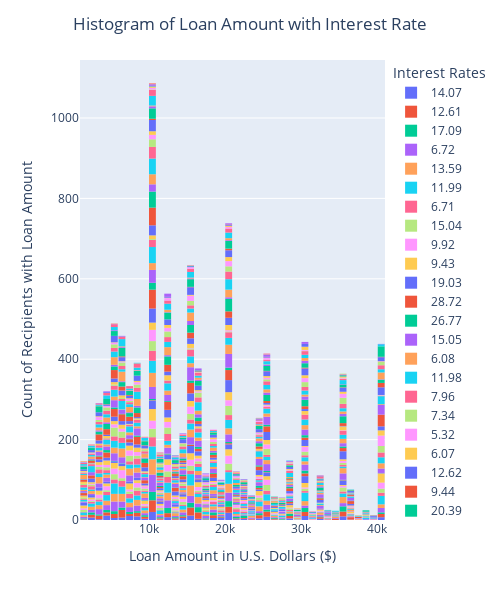

Notebook code cell kept with this figure:
### Markdown cell above
**Problem 2** Try to make your own bar plot of one of the other categorical columns. Add some categorical fill or facets. See how fancy you can make your graph. Make sure it is also still really informative.

### Code cell
fig = px.histogram(DF,
            x='loan_amount',
            color='interest_rate')

fig.update_traces(dict(marker_line_width=0))
fig.update_layout(bargap=0.1,
                  title='Histogram of Loan Amount with Interest Rate',
                  title_x=0.5,
                  xaxis_title="Loan Amount in U.S. Dollars ($)",
                  yaxis_title="Count of Recipients with Loan Amount",
                  legend_title="Interest Rates",
                  autosize=True,
                  height=600,
                  width=500)
fig.show()

### Figure 1 — Plotly figure (JSON) as saved in the notebook; plotly's stock layout.template omitted (floating-point values rounded to 4 significant figures; data arrays with more than 128 entries replaced by an {"elided": "..."} marker saying what was removed)
{"data": [{"bingroup": "x", "hovertemplate": "interest_rate=14.07<br>loan_amount=%{x}<br>count=%{y}<extra></extra>", "legendgroup": "14.07", "marker": {"color": "#636efa", "line": {"width": 0}, "pattern": {"shape": ""}}, "name": "14.07", "orientation": "v", "showlegend": true, "type": "histogram", "x": {"elided": "183 int values"}, "xaxis": "x", "yaxis": "y"}, {"bingroup": "x", "hovertemplate": "interest_rate=12.61<br>loan_amount=%{x}<br>count=%{y}<extra></extra>", "legendgroup": "12.61", "marker": {"color": "#EF553B", "line": {"width": 0}, "pattern": {"shape": ""}}, "name": "12.61", "orientation": "v", "showlegend": true, "type": "histogram", "x": {"elided": "264 int values"}, "xaxis": "x", "yaxis": "y"}, {"bingroup": "x", "hovertemplate": "interest_rate=17.09<br>loan_amount=%{x}<br>count=%{y}<extra></extra>", "legendgroup": "17.09", "marker": {"color": "#00cc96", "line": {"width": 0}, "pattern": {"shape": ""}}, "name": "17.09", "orientation": "v", "showlegend": true, "type": "histogram", "x": {"elided": "195 int values"}, "xaxis": "x", "yaxis": "y"}, {"bingroup": "x", "hovertemplate": "interest_rate=6.72<br>loan_amount=%{x}<br>count=%{y}<extra></extra>", "legendgroup": "6.72", "marker": {"color": "#ab63fa", "line": {"width": 0}, "pattern": {"shape": ""}}, "name": "6.72", "orientation": "v", "showlegend": true, "type": "histogram", "x": {"elided": "312 int values"}, "xaxis": "x", "yaxis": "y"}, {"bingroup": "x", "hovertemplate": "interest_rate=13.59<br>loan_amount=%{x}<br>count=%{y}<extra></extra>", "legendgroup": "13.59", "marker": {"color": "#FFA15A", "line": {"width": 0}, "pattern": {"shape": ""}}, "name": "13.59", "orientation": "v", "showlegend": true, "type": "histogram", "x": {"elided": "347 int values"}, "xaxis": "x", "yaxis": "y"}, {"bingroup": "x", "hovertemplate": "interest_rate=11.99<br>loan_amount=%{x}<br>count=%{y}<extra></extra>", "legendgroup": "11.99", "marker": {"color": "#19d3f3", "line": {"width": 0}, "pattern": {"shape": ""}}, "name": "11.99", "orientation": "v", "showlegend": true, "type": "histogram", "x": {"elided": "376 int values"}, "xaxis": "x", "yaxis": "y"}, {"bingroup": "x", "hovertemplate": "interest_rate=6.71<br>loan_amount=%{x}<br>count=%{y}<extra></extra>", "legendgroup": "6.71", "marker": {"color": "#FF6692", "line": {"width": 0}, "pattern": {"shape": ""}}, "name": "6.71", "orientation": "v", "showlegend": true, "type": "histogram", "x": {"elided": "192 int values"}, "xaxis": "x", "yaxis": "y"}, {"bingroup": "x", "hovertemplate": "interest_rate=15.04<br>loan_amount=%{x}<br>count=%{y}<extra></extra>", "legendgroup": "15.04", "marker": {"color": "#B6E880", "line": {"width": 0}, "pattern": {"shape": ""}}, "name": "15.04", "orientation": "v", "showlegend": true, "type": "histogram", "x": {"elided": "199 int values"}, "xaxis": "x", "yaxis": "y"}, {"bingroup": "x", "hovertemplate": "interest_rate=9.92<br>loan_amount=%{x}<br>count=%{y}<extra></extra>", "legendgroup": "9.92", "marker": {"color": "#FF97FF", "line": {"width": 0}, "pattern": {"shape": ""}}, "name": "9.92", "orientation": "v", "showlegend": true, "type": "histogram", "x": {"elided": "248 int values"}, "xaxis": "x", "yaxis": "y"}, {"bingroup": "x", "hovertemplate": "interest_rate=9.43<br>loan_amount=%{x}<br>count=%{y}<extra></extra>", "legendgroup": "9.43", "marker": {"color": "#FECB52", "line": {"width": 0}, "pattern": {"shape": ""}}, "name": "9.43", "orientation": "v", "showlegend": true, "type": "histogram", "x": {"elided": "280 int values"}, "xaxis": "x", "yaxis": "y"}, {"bingroup": "x", "hovertemplate": "interest_rate=19.03<br>loan_amount=%{x}<br>count=%{y}<extra></extra>", "legendgroup": "19.03", "marker": {"color": "#636efa", "line": {"width": 0}, "pattern": {"shape": ""}}, "name": "19.03", "orientation": "v", "showlegend": true, "type": "histogram", "x": {"elided": "197 int values"}, "xaxis": "x", "yaxis": "y"}, {"bingroup": "x", "hovertemplate": "interest_rate=28.72<br>loan_amount=%{x}<br>count=%{y}<extra></extra>", "legendgroup": "28.72", "marker": {"color": "#EF553B", "line": {"width": 0}, "pattern": {"shape": ""}}, "name": "28.72", "orientation": "v", "showlegend": true, "type": "histogram", "x": [30000, 32000, 16000, 28000, 30000, 18000, 20000, 24000, 15000, 15000, 30000, 11000, 28000, 30000, 15000, 10000, 30000, 20000, 24450, 24000, 14000, 12000, 20000, 30000, 17000, 28900, 25000, 24000, 30000, 28000, 35000], "xaxis": "x", "yaxis": "y"}, {"bingroup": "x", "hovertemplate": "interest_rate=26.77<br>loan_amount=%{x}<br>count=%{y}<extra></extra>", "legendgroup": "26.77", "marker": {"color": "#00cc96", "line": {"width": 0}, "pattern": {"shape": ""}}, "name": "26.77", "orientation": "v", "showlegend": true, "type": "histogram", "x": [5000, 20000, 26000, 28000, 21600, 24000, 21000, 30000, 16000, 30000, 20000, 20700, 12000, 25000, 25000, 10000, 10000, 30000, 10000, 28600, 11200, 30000, 14500, 24000, 30000, 23000, 35000, 12800, 6100, 24750, 24000, 30000, 27300, 15000, 30000, 24875, 25000, 9100], "xaxis": "x", "yaxis": "y"}, {"bingroup": "x", "hovertemplate": "interest_rate=15.05<br>loan_amount=%{x}<br>count=%{y}<extra></extra>", "legendgroup": "15.05", "marker": {"color": "#ab63fa", "line": {"width": 0}, "pattern": {"shape": ""}}, "name": "15.05", "orientation": "v", "showlegend": true, "type": "histogram", "x": {"elided": "304 int values"}, "xaxis": "x", "yaxis": "y"}, {"bingroup": "x", "hovertemplate": "interest_rate=6.08<br>loan_amount=%{x}<br>count=%{y}<extra></extra>", "legendgroup": "6.08", "marker": {"color": "#FFA15A", "line": {"width": 0}, "pattern": {"shape": ""}}, "name": "6.08", "orientation": "v", "showlegend": true, "type": "histogram", "x": {"elided": "277 int values"}, "xaxis": "x", "yaxis": "y"}, {"bingroup": "x", "hovertemplate": "interest_rate=11.98<br>loan_amount=%{x}<br>count=%{y}<extra></extra>", "legendgroup": "11.98", "marker": {"color": "#19d3f3", "line": {"width": 0}, "pattern": {"shape": ""}}, "name": "11.98", "orientation": "v", "showlegend": true, "type": "histogram", "x": {"elided": "255 int values"}, "xaxis": "x", "yaxis": "y"}, {"bingroup": "x", "hovertemplate": "interest_rate=7.96<br>loan_amount=%{x}<br>count=%{y}<extra></extra>", "legendgroup": "7.96", "marker": {"color": "#FF6692", "line": {"width": 0}, "pattern": {"shape": ""}}, "name": "7.96", "orientation": "v", "showlegend": true, "type": "histogram", "x": {"elided": "211 int values"}, "xaxis": "x", "yaxis": "y"}, {"bingroup": "x", "hovertemplate": "interest_rate=7.34<br>loan_amount=%{x}<br>count=%{y}<extra></extra>", "legendgroup": "7.34", "marker": {"color": "#B6E880", "line": {"width": 0}, "pattern": {"shape": ""}}, "name": "7.34", "orientation": "v", "showlegend": true, "type": "histogram", "x": {"elided": "243 int values"}, "xaxis": "x", "yaxis": "y"}, {"bingroup": "x", "hovertemplate": "interest_rate=5.32<br>loan_amount=%{x}<br>count=%{y}<extra></extra>", "legendgroup": "5.32", "marker": {"color": "#FF97FF", "line": {"width": 0}, "pattern": {"shape": ""}}, "name": "5.32", "orientation": "v", "showlegend": true, "type": "histogram", "x": {"elided": "234 int values"}, "xaxis": "x", "yaxis": "y"}, {"bingroup": "x", "hovertemplate": "interest_rate=6.07<br>loan_amount=%{x}<br>count=%{y}<extra></extra>", "legendgroup": "6.07", "marker": {"color": "#FECB52", "line": {"width": 0}, "pattern": {"shape": ""}}, "name": "6.07", "orientation": "v", "showlegend": true, "type": "histogram", "x": {"elided": "202 int values"}, "xaxis": "x", "yaxis": "y"}, {"bingroup": "x", "hovertemplate": "interest_rate=12.62<br>loan_amount=%{x}<br>count=%{y}<extra></extra>", "legendgroup": "12.62", "marker": {"color": "#636efa", "line": {"width": 0}, "pattern": {"shape": ""}}, "name": "12.62", "orientation": "v", "showlegend": true, "type": "histogram", "x": {"elided": "333 int values"}, "xaxis": "x", "yaxis": "y"}, {"bingroup": "x", "hovertemplate": "interest_rate=9.44<br>loan_amount=%{x}<br>count=%{y}<extra></extra>", "legendgroup": "9.44", "marker": {"color": "#EF553B", "line": {"width": 0}, "pattern": {"shape": ""}}, "name": "9.44", "orientation": "v", "showlegend": true, "type": "histogram", "x": {"elided": "367 int values"}, "xaxis": "x", "yaxis": "y"}, {"bingroup": "x", "hovertemplate": "interest_rate=20.39<br>loan_amount=%{x}<br>count=%{y}<extra></extra>", "legendgroup": "20.39", "marker": {"color": "#00cc96", "line": {"width": 0}, "pattern": {"shape": ""}}, "name": "20.39", "orientation": "v", "showlegend": true, "type": "histogram", "x": [28000, 20000, 35000, 15000, 10000, 36000, 18000, 14000, 21000, 1000, 10000, 30000, 20000, 25000, 33750, 30400, 10000, 32000, 10000, 15000, 11000, 15000, 26600, 8500, 10000, 12800, 3600, 10000, 16000, 15000, 14000, 10000, 10500, 14000, 30000, 15000, 11200, 10000, 20000, 10000, 21000, 18000, 17575, 25000, 10000, 3500, 8400, 4000, 10000, 4000, 35000, 19000, 16000, 24000, 20000, 16000, 10000, 35000, 5000, 30000, 8200, 10000, 14000, 24000, 16800, 4800, 25000, 10000, 30000, 30000, 4200, 10000, 24000, 28000, 28225, 20000, 11000, 4000, 16000, 20000, 15000, 5475, 4000, 12000, 5000, 28000, 25000, 10800, 5750, 35000, 7000, 13200, 6400], "xaxis": "x", "yaxis": "y"}, {"bingroup": "x", "hovertemplate": "interest_rate=9.93<br>loan_amount=%{x}<br>count=%{y}<extra></extra>", "legendgroup": "9.93", "marker": {"color": "#ab63fa", "line": {"width": 0}, "pattern": {"shape": ""}}, "name": "9.93", "orientation": "v", "showlegend": true, "type": "histogram", "x": {"elided": "390 int values"}, "xaxis": "x", "yaxis": "y"}, {"bingroup": "x", "hovertemplate": "interest_rate=21.45<br>loan_amount=%{x}<br>count=%{y}<extra></extra>", "legendgroup": "21.45", "marker": {"color": "#FFA15A", "line": {"width": 0}, "pattern": {"shape": ""}}, "name": "21.45", "orientation": "v", "showlegend": true, "type": "histogram", "x": {"elided": "172 int values"}, "xaxis": "x", "yaxis": "y"}, {"bingroup": "x", "hovertemplate": "interest_rate=10.42<br>loan_amount=%{x}<br>count=%{y}<extra></extra>", "legendgroup": "10.42", "marker": {"color": "#19d3f3", "line": {"width": 0}, "pattern": {"shape": ""}}, "name": "10.42", "orientation": "v", "showlegend": true, "type": "histogram", "x": {"elided": "346 int values"}, "xaxis": "x", "yaxis": "y"}, {"bingroup": "x", "hovertemplate": "interest_rate=18.06<br>loan_amount=%{x}<br>count=%{y}<extra></extra>", "legendgroup": "18.06", "marker": {"color": "#FF6692", "line": {"width": 0}, "pattern": {"shape": ""}}, "name": "18.06", "orientation": "v", "showlegend": true, "type": "histogram", "x": {"elided": "176 int values"}, "xaxis": "x", "yaxis": "y"}, {"bingroup": "x", "hovertemplate": "interest_rate=22.91<br>loan_amount=%{x}<br>count=%{y}<extra></extra>", "legendgroup": "22.91", "marker": {"color": "#B6E880", "line": {"width": 0}, "pattern": {"shape": ""}}, "name": "22.91", "orientation": "v", "showlegend": true, "type": "histogram", "x": [20000, 15000, 1000, 15000, 39600, 10000, 16000, 1000, 17550, 2700, 14800, 40000, 5575, 4000, 9600, 6000, 10000, 32000, 12900, 15000, 6500, 20000, 6650, 1000, 5000, 7100, 5000, 8000], "xaxis": "x", "yaxis": "y"}, {"bingroup": "x", "hovertemplate": "interest_rate=30.79<br>loan_amount=%{x}<br>count=%{y}<extra></extra>", "legendgroup": "30.79", "marker": {"color": "#FF97FF", "line": {"width": 0}, "pattern": {"shape": ""}}, "name": "30.79", "orientation": "v", "showlegend": true, "type": "histogram", "x": [20600, 25000, 25000, 20000, 25000, 40000, 15000, 25000, 20300, 35500, 18750], "xaxis": "x", "yaxis": "y"}, {"bingroup": "x", "hovertemplate": "interest_rate=17.47<br>loan_amount=%{x}<br>count=%{y}<extra></extra>", "legendgroup": "17.47", "marker": {"color": "#FECB52", "line": {"width": 0}, "pattern": {"shape": ""}}, "name": "17.47", "orientation": "v", "showlegend": true, "type": "histogram", "x": [1925, 9600, 2400, 30000, 16000, 12000, 5000, 15000, 5000, 28000, 4000, 15000, 10000, 13500, 20000, 35000, 18000, 8800, 11200, 12000, 20000, 24000, 20000, 10000, 28500, 12000, 5000, 12000, 1800, 35000, 20000, 35000, 20000, 3000, 22000, 10000, 18000, 27575, 14000, 4000, 16000, 4800, 20000, 24000, 8000, 12000, 36000, 25000, 10000, 12000, 12950, 7550, 5000, 5000, 15825, 16000, 20000, 20000, 3000, 20000, 4000, 1500, 30000, 6000, 1800, 15000, 14000, 30000, 30000, 15000, 35000, 15000, 15500, 18000, 15000, 4000, 1500, 10000, 28000, 29000, 30000, 35000, 3000, 20000, 30000, 12000, 8000, 16000, 30000, 5000, 20000, 9600, 15000, 12000, 35000, 12500, 30000, 12000, 35000, 6000, 10000, 24000, 27625, 9000, 35000, 20000, 35000, 30000, 13000, 10000, 20000, 19300, 6000, 6800, 35000, 15000, 10000, 6000, 3000, 12000, 10800, 6000, 25000, 24000], "xaxis": "x", "yaxis": "y"}, {"bingroup": "x", "hovertemplate": "interest_rate=5.31<br>loan_amount=%{x}<br>count=%{y}<extra></extra>", "legendgroup": "5.31", "marker": {"color": "#636efa", "line": {"width": 0}, "pattern": {"shape": ""}}, "name": "5.31", "orientation": "v", "showlegend": true, "type": "histogram", "x": {"elided": "188 int values"}, "xaxis": "x", "yaxis": "y"}, {"bingroup": "x", "hovertemplate": "interest_rate=7.97<br>loan_amount=%{x}<br>count=%{y}<extra></extra>", "legendgroup": "7.97", "marker": {"color": "#EF553B", "line": {"width": 0}, "pattern": {"shape": ""}}, "name": "7.97", "orientation": "v", "showlegend": true, "type": "histogram", "x": {"elided": "274 int values"}, "xaxis": "x", "yaxis": "y"}, {"bingroup": "x", "hovertemplate": "interest_rate=14.08<br>loan_amount=%{x}<br>count=%{y}<extra></extra>", "legendgroup": "14.08", "marker": {"color": "#00cc96", "line": {"width": 0}, "pattern": {"shape": ""}}, "name": "14.08", "orientation": "v", "showlegend": true, "type": "histogram", "x": {"elided": "318 int values"}, "xaxis": "x", "yaxis": "y"}, {"bingroup": "x", "hovertemplate": "interest_rate=19.42<br>loan_amount=%{x}<br>count=%{y}<extra></extra>", "legendgroup": "19.42", "marker": {"color": "#ab63fa", "line": {"width": 0}, "pattern": {"shape": ""}}, "name": "19.42", "orientation": "v", "showlegend": true, "type": "histogram", "x": [10450, 10000, 15000, 2500, 24000, 18000, 30000, 10000, 9600, 32000, 20000, 35000, 15000, 10000, 35000, 24000, 10000, 7000, 16000, 8000, 25000, 29900, 4600, 15000, 16000, 10000, 10000, 24000, 30000, 5000, 32400, 13000, 15000, 10000, 14000, 8000, 15800, 4475, 7000, 15000, 18000, 25000, 25825, 5000, 6000, 30000, 15000, 15000, 13000, 10000, 3025, 40000, 10000, 4200, 10000, 25000, 5000, 24000, 8000, 20000, 10000, 10000, 14500, 12000, 16000, 32200, 35000, 35000, 36250, 20000, 10000, 16500, 6000, 23000, 8500, 35000, 22050, 30000, 30000, 20000, 3000, 16000, 5000, 10000, 2000, 16000, 22000, 25000, 24000, 10000, 18000, 27250, 1500, 15000, 16000, 12000, 30000, 3600, 33900, 12000, 14000, 30000, 15000, 9600, 35000, 25000, 4000, 16000, 10000, 29825, 10000, 30000, 18000, 38000], "xaxis": "x", "yaxis": "y"}, {"bingroup": "x", "hovertemplate": "interest_rate=10.91<br>loan_amount=%{x}<br>count=%{y}<extra></extra>", "legendgroup": "10.91", "marker": {"color": "#FFA15A", "line": {"width": 0}, "pattern": {"shape": ""}}, "name": "10.91", "orientation": "v", "showlegend": true, "type": "histogram", "x": {"elided": "306 int values"}, "xaxis": "x", "yaxis": "y"}, {"bingroup": "x", "hovertemplate": "interest_rate=16.02<br>loan_amount=%{x}<br>count=%{y}<extra></extra>", "legendgroup": "16.02", "marker": {"color": "#19d3f3", "line": {"width": 0}, "pattern": {"shape": ""}}, "name": "16.02", "orientation": "v", "showlegend": true, "type": "histogram", "x": {"elided": "284 int values"}, "xaxis": "x", "yaxis": "y"}, {"bingroup": "x", "hovertemplate": "interest_rate=13.58<br>loan_amount=%{x}<br>count=%{y}<extra></extra>", "legendgroup": "13.58", "marker": {"color": "#FF6692", "line": {"width": 0}, "pattern": {"shape": ""}}, "name": "13.58", "orientation": "v", "showlegend": true, "type": "histogram", "x": {"elided": "225 int values"}, "xaxis": "x", "yaxis": "y"}, {"bingroup": "x", "hovertemplate": "interest_rate=16.01<br>loan_amount=%{x}<br>count=%{y}<extra></extra>", "legendgroup": "16.01", "marker": {"color": "#B6E880", "line": {"width": 0}, "pattern": {"shape": ""}}, "name": "16.01", "orientation": "v", "showlegend": true, "type": "histogram", "x": {"elided": "196 int values"}, "xaxis": "x", "yaxis": "y"}, {"bingroup": "x", "hovertemplate": "interest_rate=20.0<br>loan_amount=%{x}<br>count=%{y}<extra></extra>", "legendgroup": "20.0", "marker": {"color": "#FF97FF", "line": {"width": 0}, "pattern": {"shape": ""}}, "name": "20.0", "orientation": "v", "showlegend": true, "type": "histogram", "x": {"elided": "137 int values"}, "xaxis": "x", "yaxis": "y"}, {"bingroup": "x", "hovertemplate": "interest_rate=21.85<br>loan_amount=%{x}<br>count=%{y}<extra></extra>", "legendgroup": "21.85", "marker": {"color": "#FECB52", "line": {"width": 0}, "pattern": {"shape": ""}}, "name": "21.85", "orientation": "v", "showlegend": true, "type": "histogram", "x": [10000, 26000, 35000, 28000, 12475, 11500, 12000, 20000, 12000, 20000, 13000, 30000, 9000, 30000, 35000, 6300, 20000, 23000, 10000, 10000, 30000, 12000, 35000, 10000, 22300, 17000, 30000, 19000, 9600, 5000, 3000, 1000, 18000, 30000, 20000, 2000, 9000, 20000, 20000, 11200, 32000, 13575, 20000, 2500, 7325, 19000, 10000, 25000, 27025, 16000, 35000, 15000, 25000, 24000, 14400, 22000, 12200, 10000, 28000, 10000, 19000, 34975, 25000, 25000, 20000, 1000, 3300, 8000, 12800, 8000, 7500, 20000, 16000, 18000, 18000, 35000, 18000, 10000, 32000, 15000, 40000, 20000, 11100, 16000, 13425, 30000, 8400, 10000, 30000, 12000], "xaxis": "x", "yaxis": "y"}, {"bingroup": "x", "hovertemplate": "interest_rate=10.9<br>loan_amount=%{x}<br>count=%{y}<extra></extra>", "legendgroup": "10.9", "marker": {"color": "#636efa", "line": {"width": 0}, "pattern": {"shape": ""}}, "name": "10.9", "orientation": "v", "showlegend": true, "type": "histogram", "x": {"elided": "275 int values"}, "xaxis": "x", "yaxis": "y"}, {"bingroup": "x", "hovertemplate": "interest_rate=23.87<br>loan_amount=%{x}<br>count=%{y}<extra></extra>", "legendgroup": "23.87", "marker": {"color": "#EF553B", "line": {"width": 0}, "pattern": {"shape": ""}}, "name": "23.87", "orientation": "v", "showlegend": true, "type": "histogram", "x": [6275, 4800, 20000, 20000, 30000, 9600, 15000, 40000, 7200, 35000, 20000, 10000, 6000, 10700, 30000, 20000, 25000, 22000, 7000, 10000], "xaxis": "x", "yaxis": "y"}, {"bingroup": "x", "hovertemplate": "interest_rate=7.35<br>loan_amount=%{x}<br>count=%{y}<extra></extra>", "legendgroup": "7.35", "marker": {"color": "#00cc96", "line": {"width": 0}, "pattern": {"shape": ""}}, "name": "7.35", "orientation": "v", "showlegend": true, "type": "histogram", "x": {"elided": "325 int values"}, "xaxis": "x", "yaxis": "y"}, {"bingroup": "x", "hovertemplate": "interest_rate=23.88<br>loan_amount=%{x}<br>count=%{y}<extra></extra>", "legendgroup": "23.88", "marker": {"color": "#ab63fa", "line": {"width": 0}, "pattern": {"shape": ""}}, "name": "23.88", "orientation": "v", "showlegend": true, "type": "histogram", "x": [6100, 20400, 8000, 17000, 30000, 10000, 10000, 25000, 30000, 25000, 13200, 30000, 1500, 17100, 16000, 10000, 20000, 21000, 13000, 6500, 15000, 5000, 27000, 15000, 11600, 7000, 16500, 5100, 30000, 10000, 12800, 16025, 35000, 25000, 30000, 10000, 30000], "xaxis": "x", "yaxis": "y"}, {"bingroup": "x", "hovertemplate": "interest_rate=25.82<br>loan_amount=%{x}<br>count=%{y}<extra></extra>", "legendgroup": "25.82", "marker": {"color": "#FFA15A", "line": {"width": 0}, "pattern": {"shape": ""}}, "name": "25.82", "orientation": "v", "showlegend": true, "type": "histogram", "x": [16000, 16000, 14000, 30000, 7500, 22000, 30000, 16000, 20000, 15000, 12475, 20000, 24000, 10500, 30000, 12475, 2000, 16300, 9100, 16000, 12000, 15000, 12000, 8000, 12000, 30000, 20000, 28000, 3000, 20000, 30000, 1000, 26000, 36000, 10000, 20000, 11000, 6000, 22000, 18000, 30000, 30750, 19000, 25000, 24000, 6000, 12000], "xaxis": "x", "yaxis": "y"}, {"bingroup": "x", "hovertemplate": "interest_rate=10.41<br>loan_amount=%{x}<br>count=%{y}<extra></extra>", "legendgroup": "10.41", "marker": {"color": "#19d3f3", "line": {"width": 0}, "pattern": {"shape": ""}}, "name": "10.41", "orientation": "v", "showlegend": true, "type": "histogram", "x": {"elided": "194 int values"}, "xaxis": "x", "yaxis": "y"}, {"bingroup": "x", "hovertemplate": "interest_rate=18.45<br>loan_amount=%{x}<br>count=%{y}<extra></extra>", "legendgroup": "18.45", "marker": {"color": "#FF6692", "line": {"width": 0}, "pattern": {"shape": ""}}, "name": "18.45", "orientation": "v", "showlegend": true, "type": "histogram", "x": {"elided": "146 int values"}, "xaxis": "x", "yaxis": "y"}, {"bingroup": "x", "hovertemplate": "interest_rate=30.17<br>loan_amount=%{x}<br>count=%{y}<extra></extra>", "legendgroup": "30.17", "marker": {"color": "#B6E880", "line": {"width": 0}, "pattern": {"shape": ""}}, "name": "30.17", "orientation": "v", "showlegend": true, "type": "histogram", "x": [11100, 10000, 28000, 19950, 35000, 30000, 11400, 22000, 22600], "xaxis": "x", "yaxis": "y"}, {"bingroup": "x", "hovertemplate": "interest_rate=24.85<br>loan_amount=%{x}<br>count=%{y}<extra></extra>", "legendgroup": "24.85", "marker": {"color": "#FF97FF", "line": {"width": 0}, "pattern": {"shape": ""}}, "name": "24.85", "orientation": "v", "showlegend": true, "type": "histogram", "x": [25875, 28000, 15000, 12000, 12500, 20000, 24875, 30000, 25000, 12000, 29400, 12000, 10000, 13800, 12500, 10800, 30000, 14400, 14925, 1200, 25000, 20000, 16000, 24000, 20000, 19000, 15000, 17000, 35000, 35000, 18000, 25000, 15400, 28000, 12800, 10000, 15200, 10000, 24000, 17000, 17500, 20000], "xaxis": "x", "yaxis": "y"}, {"bingroup": "x", "hovertemplate": "interest_rate=25.81<br>loan_amount=%{x}<br>count=%{y}<extra></extra>", "legendgroup": "25.81", "marker": {"color": "#FECB52", "line": {"width": 0}, "pattern": {"shape": ""}}, "name": "25.81", "orientation": "v", "showlegend": true, "type": "histogram", "x": [30000, 35000, 10275, 35000, 30000, 10000, 16000, 30000, 25000, 10000, 2500, 21000, 21150, 30000, 30000, 12500, 20000, 20000, 30000, 20000, 30000, 11200, 28000, 30000, 29800, 35000], "xaxis": "x", "yaxis": "y"}, {"bingroup": "x", "hovertemplate": "interest_rate=24.84<br>loan_amount=%{x}<br>count=%{y}<extra></extra>", "legendgroup": "24.84", "marker": {"color": "#636efa", "line": {"width": 0}, "pattern": {"shape": ""}}, "name": "24.84", "orientation": "v", "showlegend": true, "type": "histogram", "x": [24000, 4600, 30000, 22500, 30000, 20000, 12000, 30000, 30000, 6000, 10000, 1400, 15000, 30000, 19675, 16100, 30000, 30000, 32675, 14000, 25200, 8000, 28500, 23000, 40000, 12000, 17600, 25000, 20000, 4000, 15000], "xaxis": "x", "yaxis": "y"}, {"bingroup": "x", "hovertemplate": "interest_rate=30.75<br>loan_amount=%{x}<br>count=%{y}<extra></extra>", "legendgroup": "30.75", "marker": {"color": "#EF553B", "line": {"width": 0}, "pattern": {"shape": ""}}, "name": "30.75", "orientation": "v", "showlegend": true, "type": "histogram", "x": [16175, 20000, 24000, 32000], "xaxis": "x", "yaxis": "y"}, {"bingroup": "x", "hovertemplate": "interest_rate=29.69<br>loan_amount=%{x}<br>count=%{y}<extra></extra>", "legendgroup": "29.69", "marker": {"color": "#00cc96", "line": {"width": 0}, "pattern": {"shape": ""}}, "name": "29.69", "orientation": "v", "showlegend": true, "type": "histogram", "x": [16000, 35000, 26000, 35000, 35000, 15700, 13500, 16000, 10000], "xaxis": "x", "yaxis": "y"}, {"bingroup": "x", "hovertemplate": "interest_rate=26.3<br>loan_amount=%{x}<br>count=%{y}<extra></extra>", "legendgroup": "26.3", "marker": {"color": "#ab63fa", "line": {"width": 0}, "pattern": {"shape": ""}}, "name": "26.3", "orientation": "v", "showlegend": true, "type": "histogram", "x": [17950, 10000, 35000, 6050, 16000, 12000, 3500, 12000, 16000, 20000, 20000, 24600, 30000, 9550, 24000, 22100, 12000, 12000, 25000, 12000, 16000, 35000, 30000, 12000, 25000, 28200, 15000, 10000, 25000, 30000, 21000, 30150, 32000, 5000, 12000, 10000, 16000, 12800, 25000, 11625, 16000, 2250, 4050, 13000, 19200, 4375, 30000, 20000, 25000, 28000, 10000, 25000, 19375], "xaxis": "x", "yaxis": "y"}, {"bingroup": "x", "hovertemplate": "interest_rate=22.9<br>loan_amount=%{x}<br>count=%{y}<extra></extra>", "legendgroup": "22.9", "marker": {"color": "#FFA15A", "line": {"width": 0}, "pattern": {"shape": ""}}, "name": "22.9", "orientation": "v", "showlegend": true, "type": "histogram", "x": [9300, 25000, 29700, 1000, 24000, 1000, 10000, 15000, 8425, 5000, 35000, 2400, 10000], "xaxis": "x", "yaxis": "y"}, {"bingroup": "x", "hovertemplate": "interest_rate=6.0<br>loan_amount=%{x}<br>count=%{y}<extra></extra>", "legendgroup": "6.0", "marker": {"color": "#19d3f3", "line": {"width": 0}, "pattern": {"shape": ""}}, "name": "6.0", "orientation": "v", "showlegend": true, "type": "histogram", "x": [8000, 28000, 24000], "xaxis": "x", "yaxis": "y"}, {"bingroup": "x", "hovertemplate": "interest_rate=30.65<br>loan_amount=%{x}<br>count=%{y}<extra></extra>", "legendgroup": "30.65", "marker": {"color": "#FF6692", "line": {"width": 0}, "pattern": {"shape": ""}}, "name": "30.65", "orientation": "v", "showlegend": true, "type": "histogram", "x": [11450, 25000, 2200, 10000, 24100], "xaxis": "x", "yaxis": "y"}, {"bingroup": "x", "hovertemplate": "interest_rate=30.94<br>loan_amount=%{x}<br>count=%{y}<extra></extra>", "legendgroup": "30.94", "marker": {"color": "#B6E880", "line": {"width": 0}, "pattern": {"shape": ""}}, "name": "30.94", "orientation": "v", "showlegend": true, "type": "histogram", "x": [35000], "xaxis": "x", "yaxis": "y"}], "layout": {"autosize": true, "bargap": 0.1, "barmode": "relative", "height": 600, "legend": {"title": {"text": "Interest Rates"}, "tracegroupgap": 0}, "margin": {"t": 60}, "title": {"text": "Histogram of Loan Amount with Interest Rate", "x": 0.5}, "width": 500, "xaxis": {"anchor": "y", "domain": [0, 1], "title": {"text": "Loan Amount in U.S. Dollars ($)"}}, "yaxis": {"anchor": "x", "domain": [0, 1], "title": {"text": "Count of Recipients with Loan Amount"}}}}
